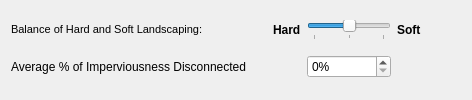
                 <widget class="QWidget" name="widget_18" native="true">
                  <property name="minimumSize">
                   <size>
                    <width>0</width>
                    <height>10</height>
                   </size>
                  </property>
                  <layout class="QGridLayout" name="gridLayout_18">
                   <item row="0" column="2">
                    <widget class="QLabel" name="lscape_hsbalance_hard">
                     <property name="text">
                      <string>&lt;html&gt;&lt;head/&gt;&lt;body&gt;&lt;p&gt;&lt;span style=&quot; font-weight:600;&quot;&gt;Hard&lt;/span&gt;&lt;/p&gt;&lt;/body&gt;&lt;/html&gt;</string>
                     </property>
                    </widget>
                   </item>
                   <item row="0" column="1">
                    <spacer name="horizontalSpacer_30">
                     <property name="orientation">
                      <enum>Qt::Horizontal</enum>
                     </property>
                     <property name="sizeType">
                      <enum>QSizePolicy::Minimum</enum>
                     </property>
                     <property name="sizeHint" stdset="0">
                      <size>
                       <width>20</width>
                       <height>20</height>
                      </size>
                     </property>
                    </spacer>
                   </item>
                   <item row="0" column="6">
                    <spacer name="horizontalSpacer_29">
                     <property name="orientation">
                      <enum>Qt::Horizontal</enum>
                     </property>
                     <property name="sizeType">
                      <enum>QSizePolicy::Minimum</enum>
                     </property>
                     <property name="sizeHint" stdset="0">
                      <size>
                       <width>40</width>
                       <height>20</height>
                      </size>
                     </property>
                    </spacer>
                   </item>
                   <item row="0" column="5">
                    <widget class="QLabel" name="lscape_hsbalance_soft">
                     <property name="text">
                      <string>&lt;html&gt;&lt;head/&gt;&lt;body&gt;&lt;p&gt;&lt;span style=&quot; font-weight:600;&quot;&gt;Soft&lt;/span&gt;&lt;/p&gt;&lt;/body&gt;&lt;/html&gt;</string>
                     </property>
                    </widget>
                   </item>
                   <item row="0" column="0">
                    <widget class="QLabel" name="lscape_hsbalance_lbl">
                     <property name="text">
                      <string>&lt;!DOCTYPE HTML PUBLIC &quot;-//W3C//DTD HTML 4.0//EN&quot; &quot;http://www.w3.org/TR/REC-html40/strict.dtd&quot;&gt;
&lt;html&gt;&lt;head&gt;&lt;meta name=&quot;qrichtext&quot; content=&quot;1&quot; /&gt;&lt;style type=&quot;text/css&quot;&gt;
p, li { white-space: pre-wrap; }
&lt;/style&gt;&lt;/head&gt;&lt;body style=&quot; font-family:'MS Shell Dlg 2'; font-size:8pt; font-weight:400; font-style:normal;&quot;&gt;
&lt;p style=&quot; margin-top:0px; margin-bottom:0px; margin-left:0px; margin-right:0px; -qt-block-indent:0; text-indent:0px;&quot;&gt;Balance of Hard and Soft Landscaping:&lt;/p&gt;&lt;/body&gt;&lt;/html&gt;</string>
                     </property>
                    </widget>
                   </item>
                   <item row="0" column="4">
                    <widget class="QSlider" name="lscape_hsbalance_slide">
                     <property name="minimum">
                      <number>-1</number>
                     </property>
                     <property name="maximum">
                      <number>1</number>
                     </property>
                     <property name="singleStep">
                      <number>1</number>
                     </property>
                     <property name="pageStep">
                      <number>5</number>
                     </property>
                     <property name="value">
                      <number>0</number>
                     </property>
                     <property name="orientation">
                      <enum>Qt::Horizontal</enum>
                     </property>
                     <property name="tickPosition">
                      <enum>QSlider::TicksBelow</enum>
                     </property>
                     <property name="tickInterval">
                      <number>1</number>
                     </property>
                    </widget>
                   </item>
                   <item row="1" column="0">
                    <widget class="QLabel" name="lscape_impdced_lbl">
                     <property name="text">
                      <string>Average % of Imperviousness Disconnected</string>
                     </property>
                    </widget>
                   </item>
                   <item row="1" column="4">
                    <widget class="QSpinBox" name="lscape_impdced_spin">
                     <property name="suffix">
                      <string>%</string>
                     </property>
                     <property name="maximum">
                      <number>100</number>
                     </property>
                    </widget>
                   </item>
                  </layout>
                 </widget>
